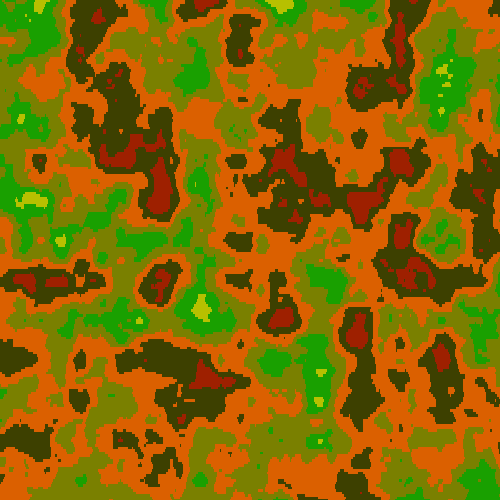
Frame 1 (no input)
Frame 60 (the mouse pressed at the canvas centre just before this capture): identical to frame 1, image omitted
Frame 120 (the mouse held since frame 60 and released just before this capture): identical to frame 1, image omitted

The Processing sketch that drew this single still picture (run headless with seeded random() and noise(); from frame 60 on, the mouse is pressed at the canvas centre):

// Processing sketch: Noise_things
// ── Noise_things.pde
int seed_x = 213435;
int seed_y = 745351;
int s = 1; // size of each pixel
float sc = 255; // scale
float d = .025;
//float dx = d;
//float dy = d;

int[][] vals;

void setup() {
  size(500, 500);
  
  ArrayList<Integer> u_vals = new ArrayList<Integer>();
  
  vals = new int[width/s][height/s];
  
  for (int x = 0; x < width; x+=s) {
    for (int y = 0; y < height; y+=s) {
      int n = (int) (the_noise(x*d, y*d)*8);
      vals[x][y] = n;
      if (!u_vals.contains(n)) u_vals.add(n);
    }
  }
  
  for (Integer n : u_vals) println(n);
}

void draw() {
  background(0);
  strokeWeight(s);
  
  for (int x = 0; x < width; x+=s) {
    for (int y = 0; y < height; y+=s) {
      stroke(col_from_int(vals[x][y]));
      rect(x, y, s, s);
    }
  }
  
}

float the_noise(float x, float y) {
  float out = 0;
  out+=noise(x+seed_x, y+seed_y);
  // out+=noise(x*5.23, y*5.23)*.25;
  return out;
}

color col_from_int(int n) {
  return color((n*413)%255, n*32%255, (n>>n)%255);
}

//float sigmoid(float n) {
//  return 1.0/(1.0+pow(2.71828, -n));
//}
